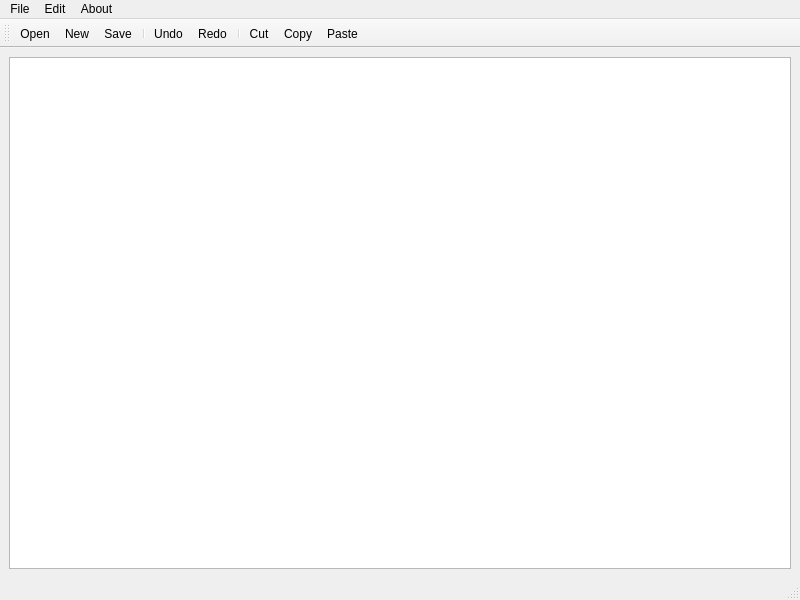
<?xml version="1.0" encoding="UTF-8"?>
<ui version="4.0">
 <class>MainWindow</class>
 <widget class="QMainWindow" name="MainWindow">
  <property name="geometry">
   <rect>
    <x>0</x>
    <y>0</y>
    <width>800</width>
    <height>600</height>
   </rect>
  </property>
  <property name="windowTitle">
   <string>MainWindow</string>
  </property>
  <widget class="QWidget" name="centralwidget">
   <layout class="QHBoxLayout" name="horizontalLayout">
    <item>
     <widget class="QTextEdit" name="textEdit"/>
    </item>
   </layout>
  </widget>
  <widget class="QMenuBar" name="menubar">
   <property name="geometry">
    <rect>
     <x>0</x>
     <y>0</y>
     <width>800</width>
     <height>22</height>
    </rect>
   </property>
   <widget class="QMenu" name="menuFile">
    <property name="title">
     <string>File</string>
    </property>
    <addaction name="actionOpen"/>
    <addaction name="actionNew"/>
    <addaction name="actionSave"/>
   </widget>
   <widget class="QMenu" name="menuEdit">
    <property name="title">
     <string>Edit</string>
    </property>
    <addaction name="actionUndo"/>
    <addaction name="actionRedo"/>
    <addaction name="separator"/>
    <addaction name="actionCut"/>
    <addaction name="actionCopy"/>
    <addaction name="actionPaste"/>
   </widget>
   <widget class="QMenu" name="menuABOUT">
    <property name="title">
     <string>About</string>
    </property>
    <addaction name="actionQt"/>
    <addaction name="actionProgramm"/>
   </widget>
   <addaction name="menuFile"/>
   <addaction name="menuEdit"/>
   <addaction name="menuABOUT"/>
  </widget>
  <widget class="QStatusBar" name="statusbar"/>
  <widget class="QToolBar" name="toolBar">
   <property name="windowTitle">
    <string>toolBar</string>
   </property>
   <attribute name="toolBarArea">
    <enum>TopToolBarArea</enum>
   </attribute>
   <attribute name="toolBarBreak">
    <bool>false</bool>
   </attribute>
   <addaction name="actionOpen"/>
   <addaction name="actionNew"/>
   <addaction name="actionSave"/>
   <addaction name="separator"/>
   <addaction name="actionUndo"/>
   <addaction name="actionRedo"/>
   <addaction name="separator"/>
   <addaction name="actionCut"/>
   <addaction name="actionCopy"/>
   <addaction name="actionPaste"/>
  </widget>
  <action name="actionOpen">
   <property name="icon">
    <iconset resource="application.qrc">
     <normaloff>:/Images/Images/free-icon-text-editor-10336774.png</normaloff>:/Images/Images/free-icon-text-editor-10336774.png</iconset>
   </property>
   <property name="text">
    <string>Open</string>
   </property>
   <property name="shortcut">
    <string>Ctrl+O</string>
   </property>
  </action>
  <action name="actionNew">
   <property name="icon">
    <iconset resource="application.qrc">
     <normaloff>:/Images/Images/free-icon-text-editor-5720896.png</normaloff>:/Images/Images/free-icon-text-editor-5720896.png</iconset>
   </property>
   <property name="text">
    <string>New</string>
   </property>
   <property name="shortcut">
    <string>Ctrl+N</string>
   </property>
  </action>
  <action name="actionSave">
   <property name="icon">
    <iconset resource="application.qrc">
     <normaloff>:/Images/Images/free-icon-text-editor-6577193.png</normaloff>:/Images/Images/free-icon-text-editor-6577193.png</iconset>
   </property>
   <property name="text">
    <string>Save</string>
   </property>
   <property name="shortcut">
    <string>Ctrl+N</string>
   </property>
  </action>
  <action name="actionUndo">
   <property name="icon">
    <iconset resource="application.qrc">
     <normaloff>:/Desktop/Images/free-icon-eraser-5641311.png</normaloff>:/Desktop/Images/free-icon-eraser-5641311.png</iconset>
   </property>
   <property name="text">
    <string>Undo</string>
   </property>
   <property name="shortcut">
    <string>Ctrl+Z</string>
   </property>
  </action>
  <action name="actionRedo">
   <property name="icon">
    <iconset resource="application.qrc">
     <normaloff>:/Desktop/Images/free-icon-page-5326443.png</normaloff>:/Desktop/Images/free-icon-page-5326443.png</iconset>
   </property>
   <property name="text">
    <string>Redo</string>
   </property>
   <property name="shortcut">
    <string>Ctrl+Shift+Z</string>
   </property>
  </action>
  <action name="actionCut">
   <property name="icon">
    <iconset resource="application.qrc">
     <normaloff>:/Images/Images/free-icon-text-editor-4906594.png</normaloff>:/Images/Images/free-icon-text-editor-4906594.png</iconset>
   </property>
   <property name="text">
    <string>Cut</string>
   </property>
   <property name="shortcut">
    <string>Ctrl+X</string>
   </property>
  </action>
  <action name="actionCopy">
   <property name="icon">
    <iconset resource="application.qrc">
     <normaloff>:/Images/Images/free-icon-text-editor-893413.png</normaloff>:/Images/Images/free-icon-text-editor-893413.png</iconset>
   </property>
   <property name="text">
    <string>Copy</string>
   </property>
   <property name="shortcut">
    <string>Ctrl+C</string>
   </property>
  </action>
  <action name="actionPaste">
   <property name="icon">
    <iconset resource="application.qrc">
     <normaloff>:/Images/Images/free-icon-text-editor-4400433.png</normaloff>:/Images/Images/free-icon-text-editor-4400433.png</iconset>
   </property>
   <property name="text">
    <string>Paste</string>
   </property>
   <property name="shortcut">
    <string>Ctrl+P</string>
   </property>
  </action>
  <action name="actionQt">
   <property name="text">
    <string>Qt</string>
   </property>
  </action>
  <action name="actionProgramm">
   <property name="text">
    <string>Programm</string>
   </property>
  </action>
 </widget>
 <resources>
  <include location="application.qrc"/>
 </resources>
 <connections/>
</ui>
